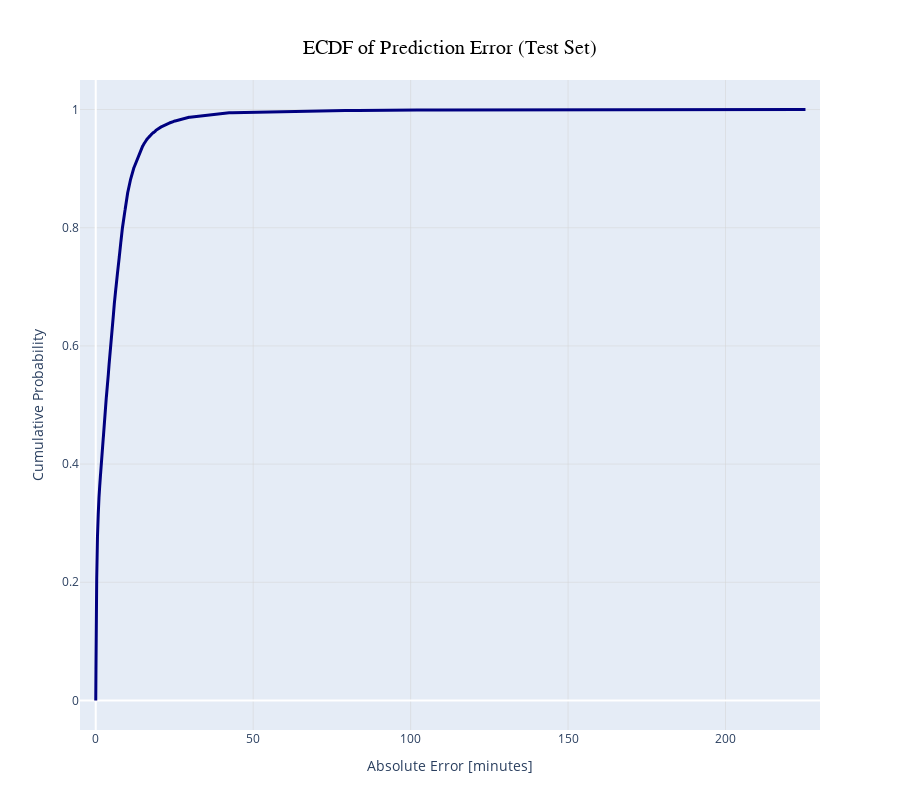

The cell this chart's notebook holds for it:
### Code cell
from statsmodels.distributions.empirical_distribution import ECDF
import numpy as np
import plotly.graph_objects as go

# Assuming you already have y_true and y_pred defined
errors = np.absolute(y_pred - y_true)

# Create ECDF object
ecdf = ECDF(errors)

# Create figure
fig = go.Figure()

fig.add_trace(
    go.Scatter(
        x=ecdf.x,
        y=ecdf.y,
        mode="lines",
        name="ECDF",
        line=dict(
            width=3,
            color="navy"
        )
    )
)

# Layout in the same style as your other Plotly plots
fig.update_layout(
    height=800,
    width=900,
    margin=dict(t=80, b=70),
    title=dict(
        text="ECDF of Prediction Error (Test Set)",
        x=0.5,
        xanchor="center",
        yanchor="top"
    ),
    title_font=dict(size=20, family="Arial", color="black"),
    xaxis=dict(
        title="Absolute Error [minutes]",
        range=[-5, 230]
    ),
    yaxis=dict(
        title="Cumulative Probability",
        range=[-0.05, 1.05]
    ),
    legend=dict(
        title="Legend",
        x=0.99,
        y=0.01,
        xanchor="right",
        yanchor="bottom"
    )
)

# Dezentes Grid, wie gewohnt
fig.update_xaxes(showgrid=True, gridwidth=0.5, gridcolor="lightgrey")
fig.update_yaxes(showgrid=True, gridwidth=0.5, gridcolor="lightgrey")

fig.show()
#fig.write_image("/Users/nathanaelrohr/Downloads/ECDF_Prediction_Error_TestSet.pdf")

### Figure 1 — Plotly figure (JSON) as saved in the notebook; plotly's stock layout.template omitted (floating-point values rounded to 4 significant figures; data arrays with more than 128 entries replaced by an {"elided": "..."} marker saying what was removed)
{"data": [{"line": {"color": "navy", "width": 3}, "mode": "lines", "name": "ECDF", "type": "scatter", "x": {"elided": "9601 float values"}, "y": {"elided": "9601 float values"}}], "layout": {"height": 800, "legend": {"title": {"text": "Legend"}, "x": 0.99, "xanchor": "right", "y": 0.01, "yanchor": "bottom"}, "margin": {"b": 70, "t": 80}, "title": {"font": {"color": "black", "family": "Arial", "size": 20}, "text": "ECDF of Prediction Error (Test Set)", "x": 0.5, "xanchor": "center", "yanchor": "top"}, "width": 900, "xaxis": {"gridcolor": "lightgrey", "gridwidth": 0.5, "range": [-5, 230], "showgrid": true, "title": {"text": "Absolute Error [minutes]"}}, "yaxis": {"gridcolor": "lightgrey", "gridwidth": 0.5, "range": [-0.05, 1.05], "showgrid": true, "title": {"text": "Cumulative Probability"}}}}
